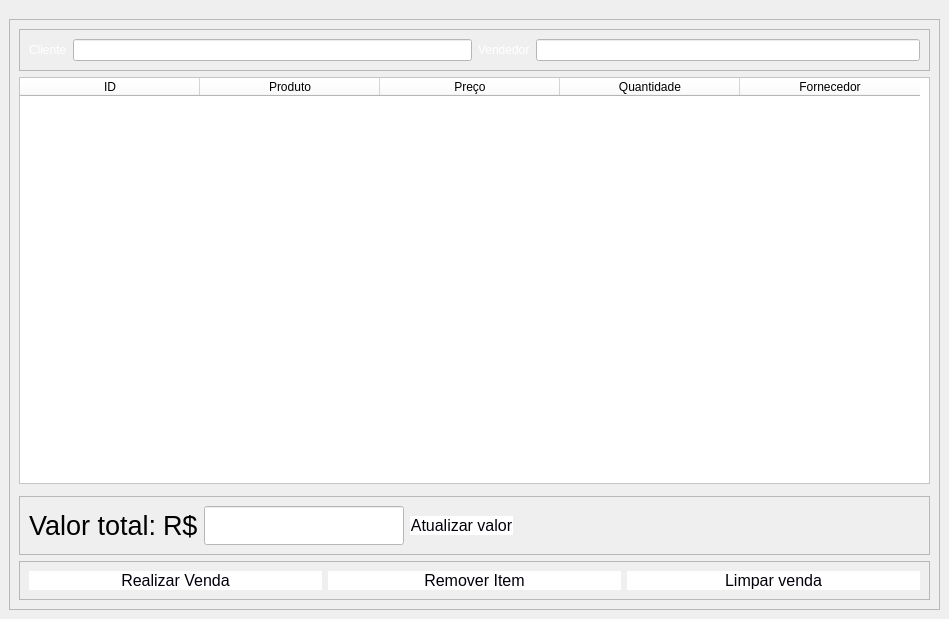
      <widget class="QWidget" name="page_2">
       <widget class="QFrame" name="frame_16">
        <property name="geometry">
         <rect>
          <x>9</x>
          <y>19</y>
          <width>931</width>
          <height>591</height>
         </rect>
        </property>
        <property name="frameShape">
         <enum>QFrame::StyledPanel</enum>
        </property>
        <property name="frameShadow">
         <enum>QFrame::Raised</enum>
        </property>
        <layout class="QVBoxLayout" name="verticalLayout_15">
         <item>
          <widget class="QFrame" name="frame_18">
           <property name="frameShape">
            <enum>QFrame::StyledPanel</enum>
           </property>
           <property name="frameShadow">
            <enum>QFrame::Raised</enum>
           </property>
           <layout class="QHBoxLayout" name="horizontalLayout_36">
            <item>
             <layout class="QHBoxLayout" name="horizontalLayout_23">
              <item>
               <widget class="QLabel" name="label_32">
                <property name="styleSheet">
                 <string notr="true">color: rgb(255, 255, 255);</string>
                </property>
                <property name="text">
                 <string>Cliente</string>
                </property>
               </widget>
              </item>
              <item>
               <widget class="QLineEdit" name="txt_cliente_carrinho">
                <property name="styleSheet">
                 <string notr="true">color: rgb(0, 0, 0);
background-color: rgb(255, 255, 255);</string>
                </property>
               </widget>
              </item>
             </layout>
            </item>
            <item>
             <layout class="QHBoxLayout" name="horizontalLayout_35">
              <item>
               <widget class="QLabel" name="label_33">
                <property name="styleSheet">
                 <string notr="true">color: rgb(255, 255, 255);</string>
                </property>
                <property name="text">
                 <string>Vendedor</string>
                </property>
               </widget>
              </item>
              <item>
               <widget class="QLineEdit" name="txt_vendedor_carrinho">
                <property name="styleSheet">
                 <string notr="true">color: rgb(0, 0, 0);
background-color: rgb(255, 255, 255);</string>
                </property>
               </widget>
              </item>
             </layout>
            </item>
           </layout>
          </widget>
         </item>
         <item>
          <widget class="QTableWidget" name="tableWidget">
           <property name="styleSheet">
            <string notr="true">background-color: rgb(255, 255, 255);</string>
           </property>
           <attribute name="horizontalHeaderDefaultSectionSize">
            <number>180</number>
           </attribute>
           <column>
            <property name="text">
             <string>ID</string>
            </property>
           </column>
           <column>
            <property name="text">
             <string>Produto</string>
            </property>
           </column>
           <column>
            <property name="text">
             <string>Preço</string>
            </property>
           </column>
           <column>
            <property name="text">
             <string>Quantidade</string>
            </property>
           </column>
           <column>
            <property name="text">
             <string>Fornecedor</string>
            </property>
           </column>
          </widget>
         </item>
         <item>
          <widget class="Line" name="line">
           <property name="orientation">
            <enum>Qt::Vertical</enum>
           </property>
          </widget>
         </item>
         <item>
          <widget class="QFrame" name="frame_19">
           <property name="frameShape">
            <enum>QFrame::StyledPanel</enum>
           </property>
           <property name="frameShadow">
            <enum>QFrame::Raised</enum>
           </property>
           <layout class="QHBoxLayout" name="horizontalLayout_38">
            <item>
             <widget class="QLabel" name="label_34">
              <property name="maximumSize">
               <size>
                <width>180</width>
                <height>50</height>
               </size>
              </property>
              <property name="font">
               <font>
                <pointsize>20</pointsize>
               </font>
              </property>
              <property name="text">
               <string>Valor total:</string>
              </property>
             </widget>
            </item>
            <item>
             <widget class="QLabel" name="label_35">
              <property name="font">
               <font>
                <pointsize>20</pointsize>
               </font>
              </property>
              <property name="text">
               <string>R$</string>
              </property>
             </widget>
            </item>
            <item>
             <widget class="QLineEdit" name="lineEdit_2">
              <property name="maximumSize">
               <size>
                <width>200</width>
                <height>200</height>
               </size>
              </property>
              <property name="font">
               <font>
                <pointsize>20</pointsize>
                <weight>75</weight>
                <italic>false</italic>
                <bold>true</bold>
               </font>
              </property>
              <property name="styleSheet">
               <string notr="true">color: rgb(0, 0, 0);
background-color: rgb(255, 255, 255);</string>
              </property>
             </widget>
            </item>
            <item>
             <widget class="QPushButton" name="pushButton">
              <property name="cursor">
               <cursorShape>PointingHandCursor</cursorShape>
              </property>
              <property name="styleSheet">
               <string notr="true">QPushButton{
	color: rgb(0,0,10);
	background-color: #fff;
	border-radius: 10px;
	font-size: 16px;
}
QPushButton:hover{
	background-color: rgb(170,255,255);
	color:back;
}</string>
              </property>
              <property name="text">
               <string>Atualizar valor</string>
              </property>
             </widget>
            </item>
            <item>
             <widget class="QLabel" name="label_36">
              <property name="text">
               <string/>
              </property>
             </widget>
            </item>
            <item>
             <widget class="QLabel" name="label_37">
              <property name="text">
               <string/>
              </property>
             </widget>
            </item>
            <item>
             <widget class="QLabel" name="label_38">
              <property name="text">
               <string/>
              </property>
             </widget>
            </item>
            <item>
             <widget class="QLabel" name="label_39">
              <property name="text">
               <string/>
              </property>
             </widget>
            </item>
            <item>
             <widget class="QLabel" name="label_40">
              <property name="text">
               <string/>
              </property>
             </widget>
            </item>
            <item>
             <widget class="QLabel" name="label_41">
              <property name="text">
               <string/>
              </property>
             </widget>
            </item>
            <item>
             <widget class="QLabel" name="label_42">
              <property name="text">
               <string/>
              </property>
             </widget>
            </item>
            <item>
             <widget class="QLabel" name="label_43">
              <property name="text">
               <string/>
              </property>
             </widget>
            </item>
            <item>
             <widget class="QLabel" name="label_45">
              <property name="text">
               <string/>
              </property>
             </widget>
            </item>
            <item>
             <widget class="QLabel" name="label_46">
              <property name="text">
               <string/>
              </property>
             </widget>
            </item>
           </layout>
          </widget>
         </item>
         <item>
          <widget class="QFrame" name="frame_17">
           <property name="frameShape">
            <enum>QFrame::StyledPanel</enum>
           </property>
           <property name="frameShadow">
            <enum>QFrame::Raised</enum>
           </property>
           <layout class="QHBoxLayout" name="horizontalLayout_37">
            <item>
             <widget class="QPushButton" name="btn_realizar_venda_2">
              <property name="cursor">
               <cursorShape>PointingHandCursor</cursorShape>
              </property>
              <property name="styleSheet">
               <string notr="true">QPushButton{
	color: rgb(0,0,10);
	background-color: #fff;
	border-radius: 10px;
	font-size: 16px;
}
QPushButton:hover{
	background-color: rgb(170,255,255);
	color:back;
}</string>
              </property>
              <property name="text">
               <string>Realizar Venda</string>
              </property>
             </widget>
            </item>
            <item>
             <widget class="QPushButton" name="btn_rem_item_carrinho">
              <property name="cursor">
               <cursorShape>PointingHandCursor</cursorShape>
              </property>
              <property name="styleSheet">
               <string notr="true">QPushButton{
	color: rgb(0,0,10);
	background-color: #fff;
	border-radius: 10px;
	font-size: 16px;
}
QPushButton:hover{
	background-color: rgb(170,255,255);
	color:back;
}</string>
              </property>
              <property name="text">
               <string>Remover Item</string>
              </property>
             </widget>
            </item>
            <item>
             <widget class="QPushButton" name="btn_limpar_venda_carrinho">
              <property name="cursor">
               <cursorShape>PointingHandCursor</cursorShape>
              </property>
              <property name="styleSheet">
               <string notr="true">QPushButton{
	color: rgb(0,0,10);
	background-color: #fff;
	border-radius: 10px;
	font-size: 16px;
}
QPushButton:hover{
	background-color: rgb(170,255,255);
	color:back;
}</string>
              </property>
              <property name="text">
               <string>Limpar venda</string>
              </property>
             </widget>
            </item>
           </layout>
          </widget>
         </item>
        </layout>
       </widget>
      </widget>
